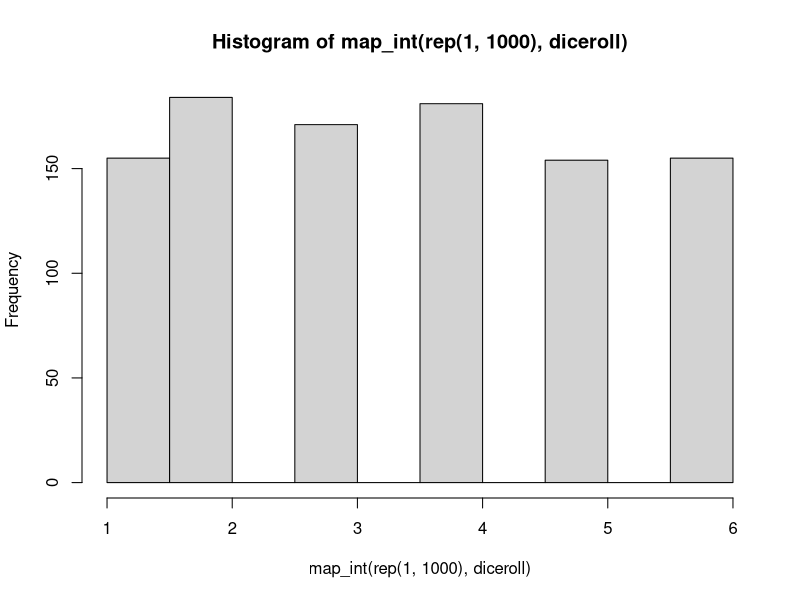
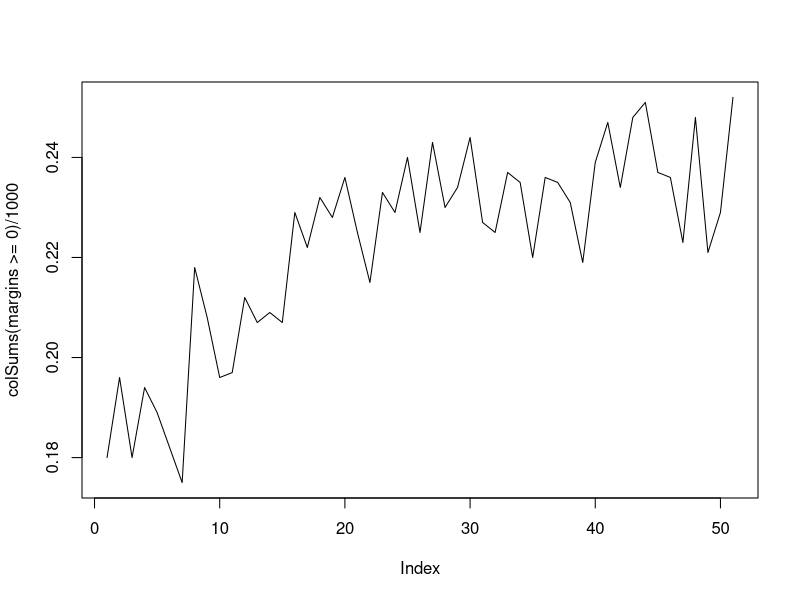

Generate these figures, in order, with R:
library(tidyverse)

map(c(9, 16, 25), sqrt)

map(iris, mean, na.rm = T)

# Chuck-a-Luck
# Choose a number
# Roll 3 dice.  Win $1 for each die that matches your number.  Lose $1 if no match
diceroll <- function(numroll = 3){
  sample(1:6, size = numroll, replace = T)
}
map(rep(1, 1000), diceroll)
map_int(rep(1,1000),diceroll)
hist(map_int(rep(1,1000),diceroll))
diceroll(3)

chuck <- function(pick = 1){
  matches <- sum(diceroll(5) == pick)
  ifelse(matches == 0, -1, matches)
}


chuck()


mean(map_dbl(rep(1,10000), chuck))

table(map_dbl(rep(1,10000),chuck))






# Pulling the goalie
# Sim in 10 second intervals 
# Assumptions:  - Only 1 goal possible in 10 second interval
#               - Full strength: Each team scores 0.05 goals/min
#               - Goalie pulled: You score 0.08 goals/min, they score 0.12 goals/min on empty net
#               - No penalties or power plays (simplest case)
#               - Goalie reinserted if game is tied.  Goalie remains pulled as long as team is down
#               - If leading team falls behind, they will pull their goalie immediately
# You're down 1 with 5 minutes left.  When to pull?

last5min <- function(pulltime = 300, evenGPM = 0.05, manupGPM = 0.08, emptynetGPM = 0.12){
  margin <- -1
  for(i in 1:30){
    my_prob_goal <- evenGPM/6
    opp_prob_goal <- evenGPM/6
    if(margin < 0 & pulltime >= 300 - 10*(i-1)){
      my_prob_goal <- manupGPM/6
      opp_prob_goal <- emptynetGPM/6
    }
    if(margin > 0){
      my_prob_goal <- emptynetGPM/6
      opp_prob_goal <- manupGPM/6
    }
    # Score?
    random <- runif(1)
    if(random < my_prob_goal){
      margin <- margin + 1
    }
    if(random > 1 - opp_prob_goal){
      margin <- margin - 1
    }
    #print(margin)
  }
  margin
}

last5min()

table(map_dbl(rep(60,1000),last5min))/1000

table(map_dbl(rep(300,1000),last5min))

margins <- matrix(rep(0, 51000), nrow = 1000)
for(i in 1:51){
  margins[,i]<- map_dbl(rep(10*(i-1),1000),last5min)
}
plot(colSums(margins>=0)/1000, type = 'l')






# question 2
distances <- c(-5,0,2,5,10)
probabilities <- c(.05, .25, .35, .25, .1)
num_simulations <- 10000

simulate_success <- function(distances, probabilities, num_simulations) {
  successes <- 0
  
  for (i in 1:num_simulations) {
    total_distance <- 0
    num_attempts <- 0
    
    while (num_attempts < 3 && total_distance < 10) {
      num_attempts <- num_attempts + 1
      outcome <- sample(distances, size = 1, prob = probabilities)
      total_distance <- total_distance + outcome
    }
    
    if (total_distance >= 10 && num_attempts <= 3) {
      successes <- successes + 1
    }
  }
  
  success_probability <- round(successes / num_simulations, 5)
  return(success_probability)
}

success_probability <- simulate_success(distances, probabilities, num_simulations)

# Print the success probability
print(success_probability)





#q3
probs <- c(.6, .55, .48, .45, .48, .55, .5)

simulate_series_success <- function(probs) {
  num_games <- 7
  wins <- 0
  
  for (game in 1:num_games) {
    outcome <- rbinom(1, size = 1, prob = probs[game])
    if (outcome == 1) {
      wins <- wins + 1
    }
    
    if (wins >= 4) {
      break
    }
  }
  
  success <- ifelse(wins >= 4, TRUE, FALSE)
  return(success)
}

success <- simulate_series_success(probs)

# Print whether the team achieved success
if (success) {
  print("The team achieved success!")
} else {
  print("The team did not achieve success.")
}







simulate_multiple_series <- function(probs, num_simulations) {
  successes <- 0
  
  for (i in 1:num_simulations) {
    success <- simulate_series_success(probs)
    
    if (success) {
      successes <- successes + 1
    }
  }
  
  success_rate <- successes / num_simulations
  return(success_rate)
}

# Run 1000 simulations and calculate success rate
num_simulations <- 1000
success_rate <- simulate_multiple_series(probs, num_simulations)

# Print the success rate
print(paste0("Success rate: ", success_rate))





#q4
simulate_seasons <- function(num_seasons, num_games, game_probability, min_streak_length) {
  seasons_with_streak <- 0
  
  for (season in 1:num_seasons) {
    win_streak <- 0
    streak_detected <- FALSE
    
    for (game in 1:num_games) {
      outcome <- rbinom(1, size = 1, prob = game_probability)
      
      if (outcome == 1) {
        win_streak <- win_streak + 1
        if (win_streak >= min_streak_length) {
          streak_detected <- TRUE
          break
        }
      } else {
        win_streak <- 0
      }
    }
    
    if (streak_detected) {
      seasons_with_streak <- seasons_with_streak + 1
    }
  }
  
  probability_with_streak <- seasons_with_streak / num_seasons
  return(probability_with_streak)
}

# Set simulation parameters
num_seasons <- 5000
num_games <- 162
game_probability <- 0.584
min_streak_length <- 14

# Run the simulation
probability_with_streak <- simulate_seasons(num_seasons, num_games, game_probability, min_streak_length)

# Print the probability of a season including a win streak of 14 games or longer
print(paste0("Probability of a season with a ", min_streak_length, "-game win streak or longer: ", probability_with_streak))








